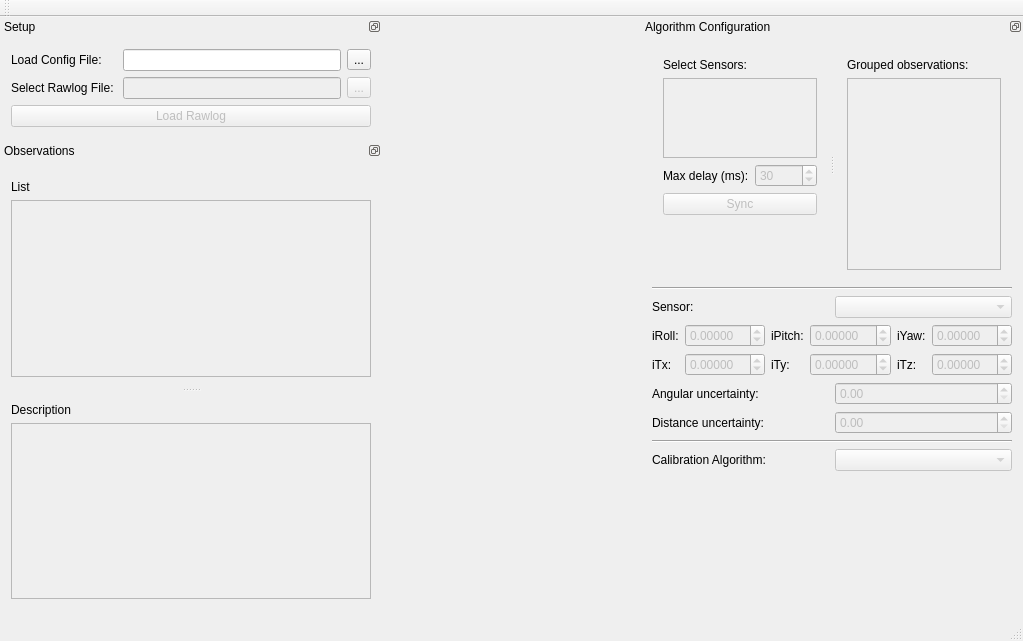
<?xml version="1.0" encoding="UTF-8"?>
<ui version="4.0">
 <class>CMainWindow</class>
 <widget class="QMainWindow" name="CMainWindow">
  <property name="geometry">
   <rect>
    <x>0</x>
    <y>0</y>
    <width>1023</width>
    <height>641</height>
   </rect>
  </property>
  <property name="windowTitle">
   <string>MainWindow</string>
  </property>
  <property name="accessibleName">
   <string>mainwindow</string>
  </property>
  <widget class="QWidget" name="centralWidget">
   <layout class="QVBoxLayout" name="central_widget_layout">
    <item>
     <widget class="CViewerContainer" name="viewer_container" native="true">
      <property name="enabled">
       <bool>true</bool>
      </property>
      <property name="sizePolicy">
       <sizepolicy hsizetype="Preferred" vsizetype="Preferred">
        <horstretch>0</horstretch>
        <verstretch>0</verstretch>
       </sizepolicy>
      </property>
     </widget>
    </item>
   </layout>
  </widget>
  <widget class="QStatusBar" name="status_bar"/>
  <widget class="QDockWidget" name="config_dockwidget">
   <property name="sizePolicy">
    <sizepolicy hsizetype="Preferred" vsizetype="Preferred">
     <horstretch>0</horstretch>
     <verstretch>0</verstretch>
    </sizepolicy>
   </property>
   <property name="minimumSize">
    <size>
     <width>382</width>
     <height>411</height>
    </size>
   </property>
   <property name="accessibleName">
    <string>config_dock</string>
   </property>
   <property name="features">
    <set>QDockWidget::DockWidgetFloatable|QDockWidget::DockWidgetMovable</set>
   </property>
   <property name="windowTitle">
    <string>Algorithm Configuration</string>
   </property>
   <attribute name="dockWidgetArea">
    <number>2</number>
   </attribute>
   <widget class="QWidget" name="config_dockwidget_contents">
    <property name="sizePolicy">
     <sizepolicy hsizetype="Fixed" vsizetype="Preferred">
      <horstretch>0</horstretch>
      <verstretch>0</verstretch>
     </sizepolicy>
    </property>
    <property name="minimumSize">
     <size>
      <width>0</width>
      <height>0</height>
     </size>
    </property>
    <property name="maximumSize">
     <size>
      <width>382</width>
      <height>16777215</height>
     </size>
    </property>
    <property name="accessibleName">
     <string>config_content</string>
    </property>
    <layout class="QVBoxLayout" name="config_dockwidget_layout">
     <item>
      <widget class="QSplitter" name="observations_splitter">
       <property name="orientation">
        <enum>Qt::Horizontal</enum>
       </property>
       <property name="handleWidth">
        <number>8</number>
       </property>
       <widget class="QWidget" name="layoutWidget">
        <layout class="QVBoxLayout" name="observations_config_group" stretch="0,0,0,1">
         <item>
          <layout class="QVBoxLayout" name="sensors_selection_group" stretch="0,1">
           <item>
            <widget class="QLabel" name="sensors_selection_label">
             <property name="text">
              <string>Select Sensors:</string>
             </property>
            </widget>
           </item>
           <item>
            <widget class="QListWidget" name="sensors_selection_list">
             <property name="enabled">
              <bool>false</bool>
             </property>
             <property name="sizePolicy">
              <sizepolicy hsizetype="Preferred" vsizetype="Expanding">
               <horstretch>0</horstretch>
               <verstretch>1</verstretch>
              </sizepolicy>
             </property>
             <property name="maximumSize">
              <size>
               <width>16777215</width>
               <height>80</height>
              </size>
             </property>
            </widget>
           </item>
          </layout>
         </item>
         <item>
          <layout class="QHBoxLayout" name="observations_delay_group">
           <item>
            <widget class="QLabel" name="observations_delay_label">
             <property name="text">
              <string>Max delay (ms):</string>
             </property>
            </widget>
           </item>
           <item>
            <widget class="QSpinBox" name="observations_delay_sbox">
             <property name="enabled">
              <bool>false</bool>
             </property>
             <property name="minimum">
              <number>0</number>
             </property>
             <property name="maximum">
              <number>5000</number>
             </property>
             <property name="singleStep">
              <number>10</number>
             </property>
             <property name="value">
              <number>30</number>
             </property>
            </widget>
           </item>
          </layout>
         </item>
         <item>
          <widget class="QPushButton" name="sync_observations_button">
           <property name="enabled">
            <bool>false</bool>
           </property>
           <property name="text">
            <string>Sync</string>
           </property>
          </widget>
         </item>
         <item>
          <spacer name="observations_config_group_spacer">
           <property name="orientation">
            <enum>Qt::Vertical</enum>
           </property>
           <property name="sizeHint" stdset="0">
            <size>
             <width>20</width>
             <height>40</height>
            </size>
           </property>
          </spacer>
         </item>
        </layout>
       </widget>
       <widget class="QWidget" name="layoutWidget">
        <layout class="QVBoxLayout" name="grouped_observations_group">
         <item>
          <widget class="QLabel" name="grouped_observations_label">
           <property name="text">
            <string>Grouped observations:</string>
           </property>
          </widget>
         </item>
         <item>
          <widget class="QTreeView" name="grouped_observations_treeview">
           <property name="enabled">
            <bool>false</bool>
           </property>
           <property name="sizePolicy">
            <sizepolicy hsizetype="Expanding" vsizetype="Expanding">
             <horstretch>0</horstretch>
             <verstretch>0</verstretch>
            </sizepolicy>
           </property>
           <attribute name="headerVisible">
            <bool>false</bool>
           </attribute>
          </widget>
         </item>
        </layout>
       </widget>
      </widget>
     </item>
     <item>
      <widget class="Line" name="line_2">
       <property name="orientation">
        <enum>Qt::Horizontal</enum>
       </property>
      </widget>
     </item>
     <item>
      <layout class="QHBoxLayout" name="sensor_cbox_group">
       <item>
        <widget class="QLabel" name="sensor_cbox_label">
         <property name="text">
          <string>Sensor:</string>
         </property>
        </widget>
       </item>
       <item>
        <widget class="QComboBox" name="sensor_cbox">
         <property name="enabled">
          <bool>false</bool>
         </property>
        </widget>
       </item>
      </layout>
     </item>
     <item>
      <layout class="QGridLayout" name="sensor_pose_group">
       <item row="1" column="5">
        <widget class="QDoubleSpinBox" name="itz_sbox">
         <property name="enabled">
          <bool>false</bool>
         </property>
         <property name="accessibleName">
          <string>itz</string>
         </property>
         <property name="decimals">
          <number>5</number>
         </property>
         <property name="minimum">
          <double>-10.000000000000000</double>
         </property>
         <property name="maximum">
          <double>10.000000000000000</double>
         </property>
         <property name="singleStep">
          <double>0.050000000000000</double>
         </property>
        </widget>
       </item>
       <item row="0" column="4">
        <widget class="QLabel" name="irz_label">
         <property name="text">
          <string>iYaw:</string>
         </property>
        </widget>
       </item>
       <item row="1" column="0">
        <widget class="QLabel" name="itx_label">
         <property name="text">
          <string>iTx:</string>
         </property>
        </widget>
       </item>
       <item row="1" column="1">
        <widget class="QDoubleSpinBox" name="itx_sbox">
         <property name="enabled">
          <bool>false</bool>
         </property>
         <property name="accessibleName">
          <string>itx</string>
         </property>
         <property name="decimals">
          <number>5</number>
         </property>
         <property name="minimum">
          <double>-10.000000000000000</double>
         </property>
         <property name="maximum">
          <double>10.000000000000000</double>
         </property>
         <property name="singleStep">
          <double>0.050000000000000</double>
         </property>
        </widget>
       </item>
       <item row="0" column="2">
        <widget class="QLabel" name="iry_label">
         <property name="text">
          <string>iPitch:</string>
         </property>
        </widget>
       </item>
       <item row="0" column="5">
        <widget class="QDoubleSpinBox" name="irz_sbox">
         <property name="enabled">
          <bool>false</bool>
         </property>
         <property name="accessibleName">
          <string>irz</string>
         </property>
         <property name="decimals">
          <number>5</number>
         </property>
         <property name="minimum">
          <double>-359.990000000000009</double>
         </property>
         <property name="maximum">
          <double>359.990000000000009</double>
         </property>
         <property name="singleStep">
          <double>0.500000000000000</double>
         </property>
        </widget>
       </item>
       <item row="1" column="4">
        <widget class="QLabel" name="itz_label">
         <property name="text">
          <string>iTz:</string>
         </property>
        </widget>
       </item>
       <item row="1" column="2">
        <widget class="QLabel" name="ity_label">
         <property name="text">
          <string>iTy:</string>
         </property>
        </widget>
       </item>
       <item row="0" column="3">
        <widget class="QDoubleSpinBox" name="iry_sbox">
         <property name="enabled">
          <bool>false</bool>
         </property>
         <property name="accessibleName">
          <string>iry</string>
         </property>
         <property name="decimals">
          <number>5</number>
         </property>
         <property name="minimum">
          <double>-359.990000000000009</double>
         </property>
         <property name="maximum">
          <double>359.990000000000009</double>
         </property>
         <property name="singleStep">
          <double>0.500000000000000</double>
         </property>
        </widget>
       </item>
       <item row="1" column="3">
        <widget class="QDoubleSpinBox" name="ity_sbox">
         <property name="enabled">
          <bool>false</bool>
         </property>
         <property name="accessibleName">
          <string>ity</string>
         </property>
         <property name="decimals">
          <number>5</number>
         </property>
         <property name="minimum">
          <double>-10.000000000000000</double>
         </property>
         <property name="maximum">
          <double>10.000000000000000</double>
         </property>
         <property name="singleStep">
          <double>0.050000000000000</double>
         </property>
        </widget>
       </item>
       <item row="0" column="1">
        <widget class="QDoubleSpinBox" name="irx_sbox">
         <property name="enabled">
          <bool>false</bool>
         </property>
         <property name="accessibleName">
          <string>irx</string>
         </property>
         <property name="decimals">
          <number>5</number>
         </property>
         <property name="minimum">
          <double>-359.990000000000009</double>
         </property>
         <property name="maximum">
          <double>359.990000000000009</double>
         </property>
         <property name="singleStep">
          <double>0.500000000000000</double>
         </property>
        </widget>
       </item>
       <item row="0" column="0">
        <widget class="QLabel" name="irx_label">
         <property name="text">
          <string>iRoll:</string>
         </property>
        </widget>
       </item>
      </layout>
     </item>
     <item>
      <layout class="QHBoxLayout" name="angle_uncertain_group">
       <item>
        <widget class="QLabel" name="angle_uncertain_label">
         <property name="text">
          <string>Angular uncertainty:</string>
         </property>
        </widget>
       </item>
       <item>
        <widget class="QDoubleSpinBox" name="angle_uncertain_sbox">
         <property name="enabled">
          <bool>false</bool>
         </property>
         <property name="accessibleName">
          <string>angle_uncertain_sbox</string>
         </property>
         <property name="maximum">
          <double>50.000000000000000</double>
         </property>
        </widget>
       </item>
      </layout>
     </item>
     <item>
      <layout class="QHBoxLayout" name="distance_uncertain_group">
       <item>
        <widget class="QLabel" name="distance_uncertain_label">
         <property name="text">
          <string>Distance uncertainty:</string>
         </property>
        </widget>
       </item>
       <item>
        <widget class="QDoubleSpinBox" name="distance_uncertain_sbox">
         <property name="enabled">
          <bool>false</bool>
         </property>
         <property name="accessibleName">
          <string>distance_uncertain_sbox</string>
         </property>
         <property name="maximum">
          <double>50.000000000000000</double>
         </property>
         <property name="singleStep">
          <double>0.050000000000000</double>
         </property>
        </widget>
       </item>
      </layout>
     </item>
     <item>
      <widget class="Line" name="line">
       <property name="orientation">
        <enum>Qt::Horizontal</enum>
       </property>
      </widget>
     </item>
     <item>
      <layout class="QHBoxLayout" name="algo_group">
       <item>
        <widget class="QLabel" name="algo_label">
         <property name="text">
          <string>Calibration Algorithm:</string>
         </property>
        </widget>
       </item>
       <item>
        <widget class="QComboBox" name="algo_cbox">
         <property name="enabled">
          <bool>false</bool>
         </property>
         <property name="sizePolicy">
          <sizepolicy hsizetype="Preferred" vsizetype="Fixed">
           <horstretch>0</horstretch>
           <verstretch>0</verstretch>
          </sizepolicy>
         </property>
         <item>
          <property name="text">
           <string/>
          </property>
         </item>
         <item>
          <property name="text">
           <string>Plane matching</string>
          </property>
         </item>
         <item>
          <property name="text">
           <string>Line Matching</string>
          </property>
         </item>
        </widget>
       </item>
      </layout>
     </item>
     <item>
      <spacer name="configuration_spacer">
       <property name="orientation">
        <enum>Qt::Vertical</enum>
       </property>
       <property name="sizeHint" stdset="0">
        <size>
         <width>20</width>
         <height>40</height>
        </size>
       </property>
      </spacer>
     </item>
    </layout>
   </widget>
  </widget>
  <widget class="QToolBar" name="tool_bar">
   <attribute name="toolBarArea">
    <enum>TopToolBarArea</enum>
   </attribute>
   <attribute name="toolBarBreak">
    <bool>false</bool>
   </attribute>
  </widget>
  <widget class="QDockWidget" name="setup_dockwidget">
   <property name="sizePolicy">
    <sizepolicy hsizetype="Preferred" vsizetype="Preferred">
     <horstretch>0</horstretch>
     <verstretch>0</verstretch>
    </sizepolicy>
   </property>
   <property name="minimumSize">
    <size>
     <width>382</width>
     <height>124</height>
    </size>
   </property>
   <property name="maximumSize">
    <size>
     <width>382</width>
     <height>124</height>
    </size>
   </property>
   <property name="features">
    <set>QDockWidget::DockWidgetFloatable|QDockWidget::DockWidgetMovable</set>
   </property>
   <property name="windowTitle">
    <string>Setup</string>
   </property>
   <attribute name="dockWidgetArea">
    <number>1</number>
   </attribute>
   <widget class="QWidget" name="setup_dockwidget_content">
    <property name="sizePolicy">
     <sizepolicy hsizetype="Fixed" vsizetype="Fixed">
      <horstretch>0</horstretch>
      <verstretch>0</verstretch>
     </sizepolicy>
    </property>
    <property name="maximumSize">
     <size>
      <width>382</width>
      <height>16777215</height>
     </size>
    </property>
    <layout class="QVBoxLayout" name="verticalLayout">
     <item>
      <layout class="QFormLayout" name="formLayout">
       <item row="1" column="1">
        <layout class="QHBoxLayout" name="rlog_file_group">
         <item>
          <widget class="QLineEdit" name="rlog_file_line_edit">
           <property name="enabled">
            <bool>false</bool>
           </property>
           <property name="sizePolicy">
            <sizepolicy hsizetype="Expanding" vsizetype="Fixed">
             <horstretch>1</horstretch>
             <verstretch>0</verstretch>
            </sizepolicy>
           </property>
           <property name="readOnly">
            <bool>false</bool>
           </property>
           <property name="cursorMoveStyle">
            <enum>Qt::LogicalMoveStyle</enum>
           </property>
          </widget>
         </item>
         <item>
          <widget class="QToolButton" name="rlog_file_select_button">
           <property name="enabled">
            <bool>false</bool>
           </property>
           <property name="text">
            <string>...</string>
           </property>
          </widget>
         </item>
        </layout>
       </item>
       <item row="1" column="0">
        <widget class="QLabel" name="rlog_file_label">
         <property name="sizePolicy">
          <sizepolicy hsizetype="Preferred" vsizetype="Preferred">
           <horstretch>1</horstretch>
           <verstretch>0</verstretch>
          </sizepolicy>
         </property>
         <property name="text">
          <string>Select Rawlog File: </string>
         </property>
        </widget>
       </item>
       <item row="0" column="0">
        <widget class="QLabel" name="config_file_label">
         <property name="text">
          <string>Load Config File: </string>
         </property>
        </widget>
       </item>
       <item row="0" column="1">
        <layout class="QHBoxLayout" name="config_file_group">
         <item>
          <widget class="QLineEdit" name="config_file_line_edit">
           <property name="sizePolicy">
            <sizepolicy hsizetype="Expanding" vsizetype="Fixed">
             <horstretch>1</horstretch>
             <verstretch>0</verstretch>
            </sizepolicy>
           </property>
           <property name="dragEnabled">
            <bool>false</bool>
           </property>
           <property name="readOnly">
            <bool>false</bool>
           </property>
           <property name="cursorMoveStyle">
            <enum>Qt::LogicalMoveStyle</enum>
           </property>
          </widget>
         </item>
         <item>
          <widget class="QToolButton" name="config_file_select_button">
           <property name="text">
            <string>...</string>
           </property>
          </widget>
         </item>
        </layout>
       </item>
      </layout>
     </item>
     <item>
      <widget class="QPushButton" name="load_rlog_button">
       <property name="enabled">
        <bool>false</bool>
       </property>
       <property name="text">
        <string>Load Rawlog</string>
       </property>
       <property name="autoDefault">
        <bool>false</bool>
       </property>
       <property name="flat">
        <bool>false</bool>
       </property>
      </widget>
     </item>
    </layout>
   </widget>
  </widget>
  <widget class="QDockWidget" name="observations_dockwidget_2">
   <property name="sizePolicy">
    <sizepolicy hsizetype="Preferred" vsizetype="Preferred">
     <horstretch>0</horstretch>
     <verstretch>0</verstretch>
    </sizepolicy>
   </property>
   <property name="features">
    <set>QDockWidget::DockWidgetFloatable|QDockWidget::DockWidgetMovable</set>
   </property>
   <property name="windowTitle">
    <string>Observations</string>
   </property>
   <attribute name="dockWidgetArea">
    <number>1</number>
   </attribute>
   <widget class="QWidget" name="observations_dockwidget_content">
    <property name="sizePolicy">
     <sizepolicy hsizetype="Preferred" vsizetype="Preferred">
      <horstretch>0</horstretch>
      <verstretch>0</verstretch>
     </sizepolicy>
    </property>
    <layout class="QVBoxLayout" name="verticalLayout_2">
     <item>
      <widget class="QSplitter" name="splitter">
       <property name="lineWidth">
        <number>1</number>
       </property>
       <property name="orientation">
        <enum>Qt::Vertical</enum>
       </property>
       <property name="handleWidth">
        <number>8</number>
       </property>
       <widget class="QWidget" name="obsservations_treeview_layoutgroup">
        <layout class="QVBoxLayout" name="observations_treeview_group">
         <property name="leftMargin">
          <number>0</number>
         </property>
         <property name="topMargin">
          <number>9</number>
         </property>
         <property name="rightMargin">
          <number>0</number>
         </property>
         <property name="bottomMargin">
          <number>9</number>
         </property>
         <item>
          <widget class="QLabel" name="observations_treeview_label">
           <property name="text">
            <string>List</string>
           </property>
          </widget>
         </item>
         <item>
          <widget class="QListView" name="observations_treeview">
           <property name="enabled">
            <bool>false</bool>
           </property>
          </widget>
         </item>
        </layout>
       </widget>
       <widget class="QWidget" name="layoutWidget">
        <layout class="QVBoxLayout" name="observations_description_group">
         <property name="leftMargin">
          <number>0</number>
         </property>
         <property name="topMargin">
          <number>9</number>
         </property>
         <property name="rightMargin">
          <number>0</number>
         </property>
         <property name="bottomMargin">
          <number>9</number>
         </property>
         <item>
          <widget class="QLabel" name="observations_description_label">
           <property name="text">
            <string>Description</string>
           </property>
          </widget>
         </item>
         <item>
          <widget class="QTextBrowser" name="observations_description_textbrowser">
           <property name="enabled">
            <bool>false</bool>
           </property>
           <property name="sizePolicy">
            <sizepolicy hsizetype="Expanding" vsizetype="Expanding">
             <horstretch>0</horstretch>
             <verstretch>0</verstretch>
            </sizepolicy>
           </property>
          </widget>
         </item>
        </layout>
       </widget>
      </widget>
     </item>
    </layout>
   </widget>
  </widget>
 </widget>
 <layoutdefault spacing="6" margin="11"/>
 <customwidgets>
  <customwidget>
   <class>CViewerContainer</class>
   <extends>QWidget</extends>
   <header location="global">viewer/CViewerContainer.h</header>
   <container>1</container>
  </customwidget>
 </customwidgets>
 <resources/>
 <connections/>
</ui>
